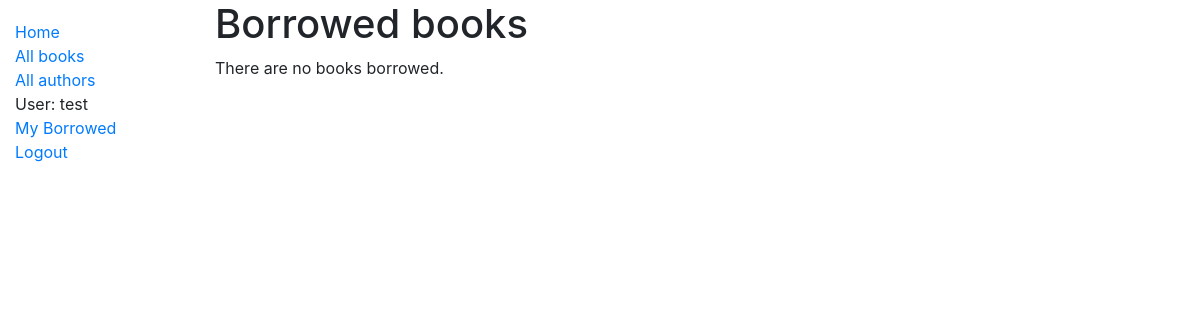
Page /catalog/mybooks/ (signed in) on the earlier database version.
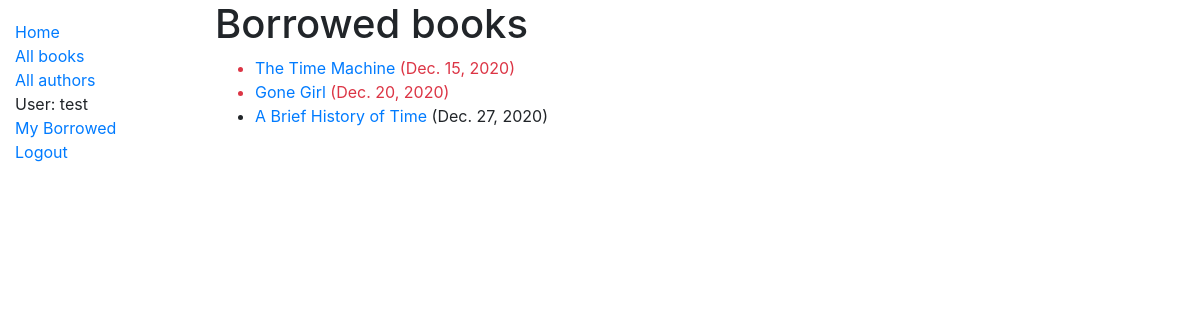
Same page on the later database version.
### catalog/models.py (models this page shows, shortened)
class BookInstance(models.Model):
    id = models.UUIDField(primary_key=True, default=uuid.uuid4, help_text='Unique ID for this particular book across whole library')
    book = models.ForeignKey('Book', on_delete=models.SET_NULL, null=True)
    imprint = models.CharField(max_length=200)
    due_back = models.DateField(null=True, blank=True)
    borrower = models.ForeignKey(User, on_delete=models.SET_NULL, null=True, blank=True)
    LOAN_STATUS = (
        ('m', 'Maintenance'),
        ('o', 'On loan'),
        ('a', 'Available'),
        ('r', 'Reserved'),
    )
    status = models.CharField(
        max_length=1,
        choices=LOAN_STATUS,
        blank=True,
        default='m',
        help_text='Book availability',
    )
    class Meta:
        ordering = ['due_back']
    @property
    def is_overdue(self):
        if self.due_back and date.today() > self.due_back:
            return True
        return False

class Book(models.Model):
    title = models.CharField(max_length=200)
    author = models.ForeignKey('Author', on_delete=models.SET_NULL, null=True)
    summary = models.TextField(max_length=1000, help_text='Enter a brief description of the book')
    isbn = models.CharField('ISBN', max_length=13, unique=True,
                             help_text='13 Character <a href="https://www.isbn-international.org/content/what-isbn">ISBN number</a>')
    genre = models.ManyToManyField(Genre, help_text='Select a genre for this book')
    def display_genre(self):
        """Create a string for the Genre. This is required to display genre in Admin."""
        return ', '.join(genre.name for genre in self.genre.all()[:3])
    display_genre.short_description = 'Genre'

### catalog/views.py (the view)
# urls.py: path('mybooks/', views.LoanedBooksByUserListView.as_view(), name='my-borrowed'),
class LoanedBooksByUserListView(LoginRequiredMixin,generic.ListView):
    model = BookInstance
    template_name ='catalog/bookinstance_list_borrowed_user.html'
    paginate_by = 10
    def get_queryset(self):
        return BookInstance.objects.filter(borrower=self.request.user).filter(status__exact='o').order_by('due_back')

### catalog/templates/catalog/bookinstance_list_borrowed_user.html
{% extends "base_generic.html" %}
{% block content %}
    <h1>Borrowed books</h1>
    {% if bookinstance_list %}
    <ul>
      {% for bookinst in bookinstance_list %}
      <li class="{% if bookinst.is_overdue %}text-danger{% endif %}">
        <a href="{% url 'book-detail' bookinst.book.pk %}">{{bookinst.book.title}}</a> ({{ bookinst.due_back }})
      </li>
      {% endfor %}
    </ul>
    {% else %}
      <p>There are no books borrowed.</p>
    {% endif %}
{% endblock %}

Differences in the rows shown:
now on this page (row edited): BookInstance: book "The Time Machine", due_back "Dec. 15, 2020"
now on this page (row edited): BookInstance: book "Gone Girl", due_back "Dec. 20, 2020"
now on this page (row edited): BookInstance: book "A Brief History of Time", due_back "Dec. 27, 2020"
Other differences:
text no longer shown: "There are no books borrowed."
